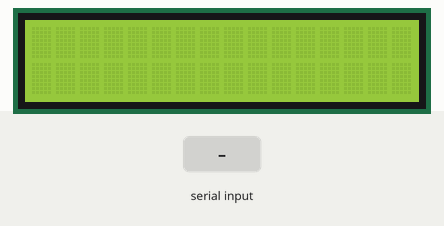
This sketch was run on a simulated Arduino Leonardo, built with avr-gcc and run on an emulated ATmega32U4. Parts: 16×2 character LCD. The inputs (shaded band) are chosen by the test bench. What the sketch prints to the serial monitor is not drawn.

Above: at 1.4 s.
1.5 s: "-\n" received over Serial
At 2.1 s:
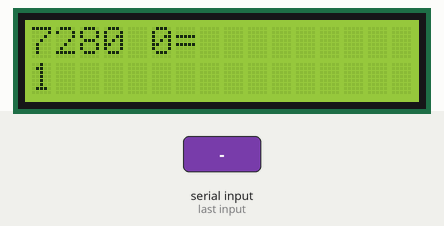
3.0 s: "+\n" received over Serial
At 4.1 s:
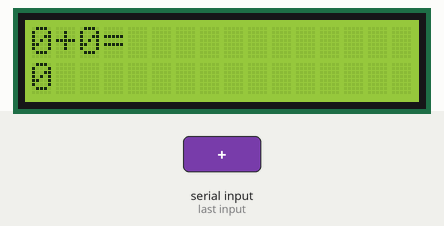
4.5 s: "*\n" received over Serial
6.0 s: "/\n" received over Serial
At 6.4 s:
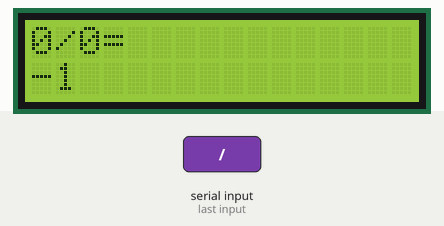
Timing chart, 0 to 8.5 s (numbered marks = the images above; inputs shaded):
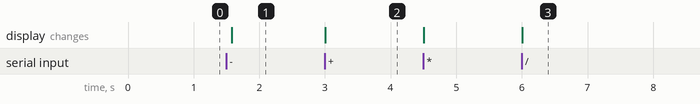

Measured:
- after the input at 1.5 s, the display: changes after 0.08 s (image 1)
- after the input at 3.0 s, the display: changes at once (image 2)
- after the input at 6.0 s, the display: changes at once (image 3)

The sketch:

Phase3.ino
```cpp
//  working variables
#include <LiquidCrystal.h>
// initialize the library with the numbers of the interface pins
LiquidCrystal lcd(2, 3, 4, 5, 6, 7, 8);
//-----------------------------------------------------------------
//  working variables
int inByte = 0;
char b[15];    //  index 0 is on the lhs
int x = 0;
int y = 0;
char op;
void setup()
{
  // set up the LCD's number of columns and rows:
  lcd.begin(16, 2);
  // start serial port at 9600 bps and wait for port to open:
  Serial.begin(9600);
  while (!Serial)
  {
    ; // wait for serial port to connect. Needed for Leonardo only
  }

  establishContact();  // send a byte to establish contact until receiver responds
}

void loop()
{
  for(int j=0; j<15; ++j)
  {
    b[j] = 0;
  }
  x=y=0;
  int startPos, opPos, endPos, negPos, negFlag;
  startPos = 0;
  negFlag = 0;
  opPos = 100;
  negPos = 100;
  // if we get a valid byte, read and display stuff:
  if (Serial.available() > 0)
  {
    lcd.clear();
    //  read up to 3 characters - put them into array b
    Serial.readBytesUntil('\n', b, 15);
    if (b[0]=='-')
    {
        startPos = 1;
        negFlag = 1;
    }
    Serial.print("startPos is:");
    Serial.println(startPos);
    for (int i = 0;i<15;i++)
    {
      if(startPos && negFlag )
      {
        negFlag = 0;
        continue;
      }
      if ( b[i]=='+'||
            b[i]=='-'||
            b[i]=='*'||
            b[i]=='/')
      {
        if(opPos == 100)
          opPos = i;
        else
          negPos = i;
      }
      if ( b[i]=='=')
      {
        endPos=i;
      }
    }
    Serial.print("opPos is:");
    Serial.println(opPos);
    Serial.print("endPos is:");
    Serial.println(endPos);
    if(startPos == 1)
    {
        x=CharToInt(1, opPos, x);
        x = -1 * x;
    }
    else
      x=CharToInt(0, opPos, x);

    if( negPos != 100)
    {
        y = CharToInt(opPos+2, endPos, y);
        y = -1 * y;
    }
    else
        y = CharToInt(opPos+1, endPos, y);

    op = b[opPos];
    Serial.print(x);
    Serial.print(op);
    Serial.println(y);
    lcd.print(x);
    lcd.print(op);
    lcd.print(y);
    int result = Calc(x,y,op);
    Serial.print("The result is : ");
    Serial.println(result);
    lcd.print('=');
    lcd.setCursor(0, 1);
    lcd.print(result);
     delay(100);
  }
}

int Calc(const int x, const int y, const char op)
{
   if (op == '+')
      return x+y;
   else if(op == '-')
          return x-y;
      else if(op == '*')
            return x*y;
        else if(op == '/')
               return x/y;
}

int CharToInt(const int front, const int final, int target)
{
  for(int k=front; k<final; k++)
  {
    target = 10*target + (b[k]-'0');
  }
  return target;
}

void establishContact() {
  while (Serial.available() <= 0) {
    Serial.println("0,0,0");   // send an initial string
    delay(300);
  }
}
```
